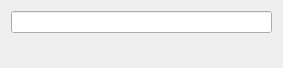
<?xml version="1.0" encoding="UTF-8"?>
<ui version="4.0">
 <class>temperature</class>
 <widget class="QDialog" name="temperature">
  <property name="geometry">
   <rect>
    <x>0</x>
    <y>0</y>
    <width>283</width>
    <height>68</height>
   </rect>
  </property>
  <property name="windowTitle">
   <string>Pretvornik v Celzije</string>
  </property>
  <layout class="QVBoxLayout" name="verticalLayout">
   <item>
    <widget class="QLineEdit" name="inTemp"/>
   </item>
   <item>
    <widget class="QLabel" name="lbRez">
     <property name="text">
      <string/>
     </property>
    </widget>
   </item>
  </layout>
 </widget>
 <resources/>
 <connections/>
</ui>
